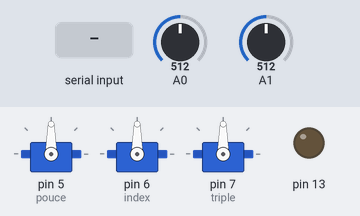
Recording of a sketch running on a simulated Arduino Uno, built with avr-gcc and run on an emulated ATmega328P. On the bench: 3 × servo, output pins drawn as LEDs (lit = HIGH). The inputs (shaded band) are chosen by the test bench; at power-on: A0 = 512, A1 = 512.

Above: at 1.2 s.
1.3 s: "a" received over Serial
At 2.9 s:
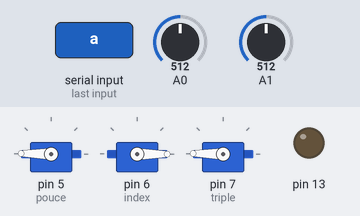
3.2 s: "c" received over Serial
At 5.3 s:
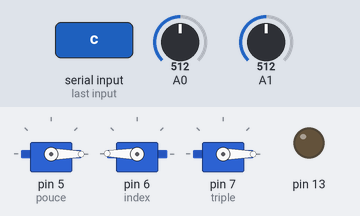
5.6 s: "d" received over Serial
At 6.35 s:
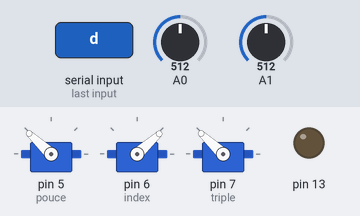
Timing chart, 0 to 8.6 s (numbered marks = the images above; inputs shaded):
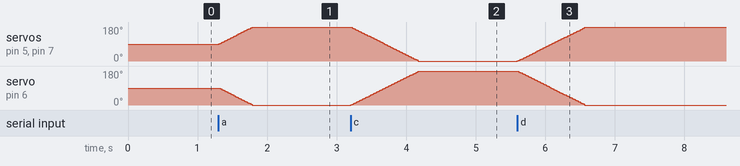

The sketch:

Bionico_1_mouvement_baptiste.ino
```cpp
/*
 BionicoHand v0.2

 Nouveau programme de pilotage de la main InMoov de Gael Langevin http://inmoov.blogspot.com
 Deux capteurs musculaires, lancement et stop d'un bibliotheque de 3 mouvements dans les deux sens.
 On a désormais une seule triple poulie pour piloter en meme temps les trois derniers doigts.

 Circuit:
 * Servos cablés de sur les ports 2 à 6 (pouce, index...)
 * Capteurs musculaires sur A0 et A1

 créé sep. 2013
 par @hugobiwan
 modifié jan. 2014
 par @galouf

 */
#include <Servo.h>

//un flag pour savoir si un ordre a ete lance avec le muscle 1, un autre pour le muscle 2
boolean flagM1 = false;
boolean flagM2 = false;

//nouveau flag pour détecter que la poulie triple est à fond en position ouverte - valeur 1 si position atteinte
boolean taquet = false;

//un flag d'ordre 0=position figee, 1=aller vers, 2=retour position ouverte par défaut
byte ordre = 0;

//des tableaux contenant les positions cibles des servo-moteurs pour chaque mouvement de la librairie
//nota, dans le plan de la main inmoov 5 servos sont orientes avec moteurs a  l'arriere, un avec moteur a l'avant (majeur)

//valeurs pifometriques de developpement pour les angles cibles par doigt et position.

int mainouverte[]={
  0,179,0};//rangpositioncible 0
int montredoigt[]={
  179,179,179};//rangpositioncible 1
int valise[]={
  179,0,179};//rangpositioncible2
int grandepince[]={
  150,100,0};//rangpositioncible3

//une variable definissant la position cible. Au depart la position cible est la main ouverte.
int rangpositioncible=0;
//int positioncible[4]; // tres bonne piste mais trop de bugs et pas de temps... a  creuser plus tard (tableau de tableau serait ideal).

//deux capteurs analogiques musculaires permettant d'ecouter les ordres

int M1;  //valeur renvoyee par le premier capteur musculaire (interieur ou fermeture)
int M2;  //valeur renvoyee par le deuxieme capteur musculaire (exterieur ou ouverture)

//valeurs de seuil de detection de contraction musculaire pour chaque capteur

int seuilM1 = 200;
int seuilM2 = 700; //haut ouverture

//5 servo-moteurs pilotes par le systeme et correspondant aux doigts de la main

Servo pouce;
Servo index;
Servo triple;


//variables de stockage de la position de chacun des servos en degres

int pospouce;
int posindex;
int postriple;


//variables pour les angles cibles par doigt en degres
int posciblepouce;
int poscibleindex;
int poscibletriple;

// decommenter si vous souhaitez activer le mode debug sur le port série
// #define DEBUG


void setup()
{
  // On attache les servos aux pins de controle.
  pouce.attach(5);
  index.attach(6);
  triple.attach(7);


  //un temoin en //Serial
  #ifdef DEBUG
  Serial.begin(9600);
  #endif

  //affectation des broches entrees/sorties

  //capteurs musculaires sur les analogiques A1 et A2 (la A0 est prise par le LCD shield);
  pinMode(A0,INPUT);
  pinMode(A1,INPUT);

  //on va utiliser la led 13 pour tester
  pinMode(13,OUTPUT);
  digitalWrite(13,LOW);


 // Enable serial debug
  Serial.begin(115200);

  //Initialisation de la main - Tres important car va definir la position en degres des servos (90 degres au depart)
  initialisationmain();
}

void loop()
{
  #ifdef DEBUG
  //version de simulation des capteurs avec la frappe de caracteres sur le port serie : a=M1/b=M2/c=double contraction/d=repos des 2 muscles.
  /*while (Serial.available()) {
    // get the new byte:
    char inChar = (char)Serial.read();
    switch(inChar){
      //contraction M1
    case 'a':
      M1=200;
      M2=50;
      break;
      //contraction M2;
    case 'b':
      M1=50;
      M2=200;
      break;
      //double contraction
    case 'c':
      M1=200;
      M2=200;
      break;
      //repos
    case 'd':
      M1=50;
      M2=50;
      break;
    }
  }*/
  #endif

  //muscles
  M1=analogRead(A0);
  M2=analogRead(A1);

  //si il y a une alerte musculaire on met a  jour les flags. pour une valeur de 1 en M1 on lance, pour une valeur de zero on stoppe.
/*
  if(M1>seuilM1)  {
    #ifdef DEBUG
    Serial.println("Contraction muscle 1");
    #endif
    flagM1=1;
  }

  if(M1<seuilM1)  {
    #ifdef DEBUG
    Serial.println("Repos muscle 1");
    #endif
    flagM1=0;
  }

  if(M2>seuilM2)  {
    #ifdef DEBUG
    Serial.println("Contraction muscle 2");
    #endif
    flagM2=1;
  }
  if(M2<seuilM2)  {
    #ifdef DEBUG
    Serial.println("Repos muscle 2");
    #endif
    flagM2=0;
  } */

  if ( Serial.available() )
  {
    int a;

      a = Serial.read();


      if ( a == 'a' ) {
         flagM1=1;
        }
        if ( a == 'b' ) {
           flagM1=0;
        }
        if ( a == 'c' ) {
           flagM2=1;
        }
        if ( a == 'd' ) {
          flagM2=0;
        }


      /*
    case 'a':
        flagM1=1;
      break;
    case 'b':
        flagM1=0;
      break;
       case 'c':
        flagM2=1;
      break;
       case 'd':
        flagM2=0;
      break;
    default:
      break;
      */

  }

  //ICI changement.
  if(flagM2 && taquet)  {
    //si nous sommes arrivé au troisième rang alor il faut retourner au debut
    if(rangpositioncible == 3)
      rangpositioncible=1;
    else
      rangpositioncible++;
    #ifdef DEBUG
    Serial.print("Changement de position cible, la nouvelle position cible est :");
    Serial.print(rangpositioncible);
    Serial.println(" - attente de 1 seconde...");
    #endif
    //delay(1000);
    //blink(rangpositioncible);
    taquet = false;
  }

  //on reagit a un flag du premier muscle. Le 2eme muscle est prioritaire.
  if(flagM1 && !flagM2){
    rangpositioncible=2;
    mouvement(rangpositioncible,pospouce,posindex,postriple);
  }
  if(flagM2){
    //on va vers main ouverte
    rangpositioncible=0;
    mouvement(rangpositioncible,pospouce,posindex,postriple);
  }

  delay(5);

  #ifdef DEBUG
  temoindebug();
  delay(100);
  #endif
}


//positionnement initial des moteurs a 90 degres.
void initialisationmain(){

  pouce.write(90);
  index.write(90);
  triple.write(90);

  pospouce=90;
  posindex=90;
  postriple=90;
  #ifdef DEBUG
  Serial.println("Initialisation des servos à 90 degres");
  #endif
}

#ifdef DEBUG
void temoindebug(){
  Serial.print("rang de la position a atteindre : ");
  Serial.println(rangpositioncible);
  Serial.print("valeur de M1 : ");
  Serial.println(M1);
  Serial.print("valeur de M2 : ");
  Serial.println(M2);
  Serial.print("valeur de flag M1 : ");
  Serial.println(flagM1);
  Serial.print("valeur de flag M2 : ");
  Serial.println(flagM2);
  Serial.print("valeur de pouce = ");
  Serial.println(pospouce);
  Serial.print("valeur index = ");
  Serial.println(posindex);
  Serial.print("valeur triple = ");
  Serial.println(postriple);

  Serial.print(pospouce);
  Serial.print(",");
  Serial.print(posindex);
  Serial.print(",");
  Serial.println(postriple);

  //delay(1000);
}
#endif

void mouvement(int pos,int p, int i, int m){
  //on recherche la position cible pour chaque doigt (depend de rangpositioncible)
  switch(pos){
    case 0:
      posciblepouce=mainouverte[0];
      poscibleindex=mainouverte[1];
      poscibletriple=mainouverte[2];
      break;
    case 1:
      posciblepouce=montredoigt[0];
      poscibleindex=montredoigt[1];
      poscibletriple=montredoigt[2];
      break;
    case 2:
      posciblepouce=valise[0];
      poscibleindex=valise[1];
      poscibletriple=valise[2];
      break;
    case 3:
      posciblepouce=grandepince[0];
      poscibleindex=grandepince[1];
      poscibletriple=grandepince[2];
      break;
  }
  //on incremente ou decremente l'angle de chaque servo-moteur pour chaque doigt (depend de la valeur cible).
  // Il ne ne passe rien si les valeurs cibles sont atteintes.

  // pouce
  if(p<posciblepouce){
    pospouce++;
    pouce.write(pospouce);
  }
  if(p>posciblepouce){
    pospouce--;
    pouce.write(pospouce);
  }

  // index
  if(i<poscibleindex){
    posindex++;
    index.write(posindex);
  }
  if(i>poscibleindex){
    posindex--;
    index.write(posindex);
  }

  // triple
  if(m<poscibletriple){
    postriple++;
    triple.write(postriple);
  }
  if(m>poscibletriple){
    postriple--;
    triple.write(postriple);
  }

  //si les valeurs cibles sont atteintes suite a un ordre du muscle 2 normalement on conserve la position cible d'origine.
  //IMPORTANT : On met un flag pour savoir si la poulie triple est en position étendue à fond.
  if(m == poscibletriple && poscibletriple==179) {
    #ifdef DEBUG
    Serial.println("Nous sommes au taquet");
    #endif
    taquet = true;
  }
  else
    taquet = false;
}

void blink(int z){
  for (int r=0;r==z; r++){
    digitalWrite(13,HIGH);
    delay(500);
    digitalWrite(13,LOW);
    delay(500);
  }
}
```

Measured:
- after the input at 1.3 s, servo on pin 5 (pouce), servo on pin 7 (triple): moves from 90° to 179° over 0.48 s, starting at once; servo on pin 6 (index): moves from 90° to 0° over 0.49 s, starting at once
- after the input at 3.2 s, servo on pin 5 (pouce), servo on pin 7 (triple): moves from 179° to 0° over 0.97 s, starting at once; servo on pin 6 (index): moves from 0° to 179° over 0.97 s, starting at once
- after the input at 5.6 s, servo on pin 5 (pouce), servo on pin 7 (triple): moves from 0° to 179° over 0.97 s, starting at once; servo on pin 6 (index): moves from 179° to 0° over 0.97 s, starting at once
